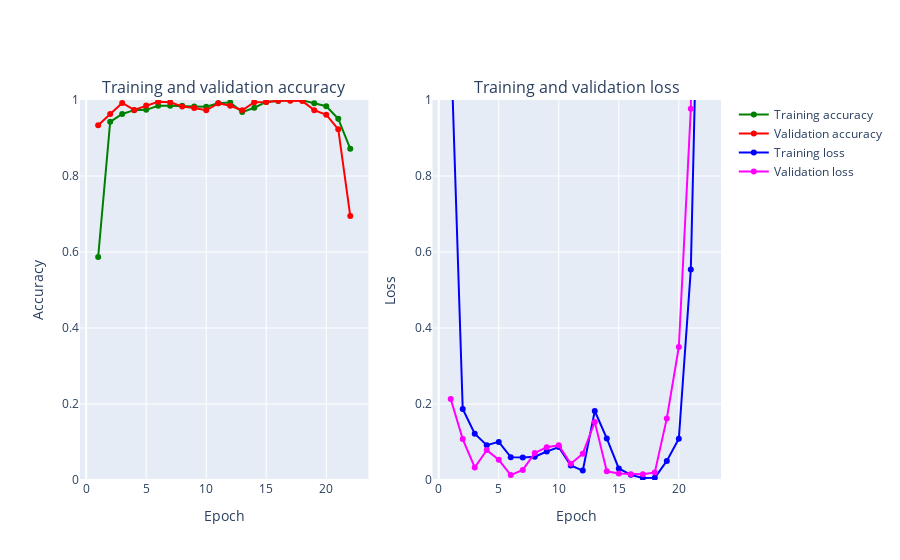

Notebook source saved alongside this figure:
### Markdown cell above
# Visualizing the evolution of loss and accuracy

### Code cell
def create_trace(x,y,ylabel,color):
        trace = go.Scatter(
            x = x,y = y,
            name=ylabel,
            marker=dict(color=color),
            mode = "markers+lines",
            text=x
        )
        return trace
    
def plot_accuracy_and_loss(train_model):
    hist = train_model.history
    acc = hist['accuracy']
    val_acc = hist['val_accuracy']
    loss = hist['loss']
    val_loss = hist['val_loss']
    epochs = list(range(1,len(acc)+1))
    #define the traces
    
    trace_ta = create_trace(epochs,acc,"Training accuracy", "Green")
    trace_va = create_trace(epochs,val_acc,"Validation accuracy", "Red")
    trace_tl = create_trace(epochs,loss,"Training loss", "Blue")
    trace_vl = create_trace(epochs,val_loss,"Validation loss", "Magenta")
    fig = tools.make_subplots(rows=1,cols=2, subplot_titles=('Training and validation accuracy',
                                                             'Training and validation loss'))
    #add traces to the figure
    fig.append_trace(trace_ta,1,1)
    fig.append_trace(trace_va,1,1)
    fig.append_trace(trace_tl,1,2)
    fig.append_trace(trace_vl,1,2)
    #set the layout for the figure
    fig['layout']['xaxis'].update(title = 'Epoch')
    fig['layout']['xaxis2'].update(title = 'Epoch')
    fig['layout']['yaxis'].update(title = 'Accuracy', range=[0,1])
    fig['layout']['yaxis2'].update(title = 'Loss', range=[0,1])
    #plot
    iplot(fig, filename='accuracy-loss')

plot_accuracy_and_loss(train_model)

### Figure 1 — Plotly figure (JSON) as saved in the notebook; plotly's stock layout.template omitted (floating-point values rounded to 4 significant figures)
{"data": [{"marker": {"color": "Green"}, "mode": "markers+lines", "name": "Training accuracy", "text": ["1", "2", "3", "4", "5", "6", "7", "8", "9", "10", "11", "12", "13", "14", "15", "16", "17", "18", "19", "20", "21", "22"], "type": "scatter", "x": [1, 2, 3, 4, 5, 6, 7, 8, 9, 10, 11, 12, 13, 14, 15, 16, 17, 18, 19, 20, 21, 22], "xaxis": "x", "y": [0.5871, 0.9425, 0.9632, 0.9732, 0.9741, 0.9846, 0.9847, 0.9848, 0.9829, 0.9821, 0.9914, 0.9936, 0.9681, 0.9797, 0.9949, 0.9974, 0.9996, 0.9993, 0.9918, 0.9836, 0.9504, 0.8715], "yaxis": "y"}, {"marker": {"color": "Red"}, "mode": "markers+lines", "name": "Validation accuracy", "text": ["1", "2", "3", "4", "5", "6", "7", "8", "9", "10", "11", "12", "13", "14", "15", "16", "17", "18", "19", "20", "21", "22"], "type": "scatter", "x": [1, 2, 3, 4, 5, 6, 7, 8, 9, 10, 11, 12, 13, 14, 15, 16, 17, 18, 19, 20, 21, 22], "xaxis": "x", "y": [0.9333, 0.9629, 0.9921, 0.9737, 0.9854, 0.9954, 0.9942, 0.9829, 0.9792, 0.9729, 0.9912, 0.985, 0.9729, 0.9942, 0.995, 0.9979, 0.9983, 0.9971, 0.9733, 0.9613, 0.9229, 0.6946], "yaxis": "y"}, {"marker": {"color": "Blue"}, "mode": "markers+lines", "name": "Training loss", "text": ["1", "2", "3", "4", "5", "6", "7", "8", "9", "10", "11", "12", "13", "14", "15", "16", "17", "18", "19", "20", "21", "22"], "type": "scatter", "x": [1, 2, 3, 4, 5, 6, 7, 8, 9, 10, 11, 12, 13, 14, 15, 16, 17, 18, 19, 20, 21, 22], "xaxis": "x2", "y": [1.166, 0.1868, 0.1218, 0.09164, 0.1003, 0.06015, 0.05897, 0.06129, 0.07491, 0.08655, 0.03843, 0.02472, 0.1815, 0.1095, 0.03032, 0.01356, 0.005547, 0.005995, 0.05013, 0.1085, 0.5542, 1.922], "yaxis": "y2"}, {"marker": {"color": "Magenta"}, "mode": "markers+lines", "name": "Validation loss", "text": ["1", "2", "3", "4", "5", "6", "7", "8", "9", "10", "11", "12", "13", "14", "15", "16", "17", "18", "19", "20", "21", "22"], "type": "scatter", "x": [1, 2, 3, 4, 5, 6, 7, 8, 9, 10, 11, 12, 13, 14, 15, 16, 17, 18, 19, 20, 21, 22], "xaxis": "x2", "y": [0.2132, 0.1076, 0.03297, 0.07865, 0.05311, 0.013, 0.02662, 0.07074, 0.08636, 0.09121, 0.04253, 0.06935, 0.153, 0.0229, 0.01711, 0.01513, 0.01502, 0.0198, 0.1621, 0.3499, 0.9767, 4.814], "yaxis": "y2"}], "layout": {"annotations": [{"font": {"size": 16}, "showarrow": false, "text": "Training and validation accuracy", "x": 0.225, "xanchor": "center", "xref": "paper", "y": 1, "yanchor": "bottom", "yref": "paper"}, {"font": {"size": 16}, "showarrow": false, "text": "Training and validation loss", "x": 0.775, "xanchor": "center", "xref": "paper", "y": 1, "yanchor": "bottom", "yref": "paper"}], "xaxis": {"anchor": "y", "domain": [0, 0.45], "title": {"text": "Epoch"}}, "xaxis2": {"anchor": "y2", "domain": [0.55, 1], "title": {"text": "Epoch"}}, "yaxis": {"anchor": "x", "domain": [0, 1], "range": [0, 1], "title": {"text": "Accuracy"}}, "yaxis2": {"anchor": "x2", "domain": [0, 1], "range": [0, 1], "title": {"text": "Loss"}}}}
